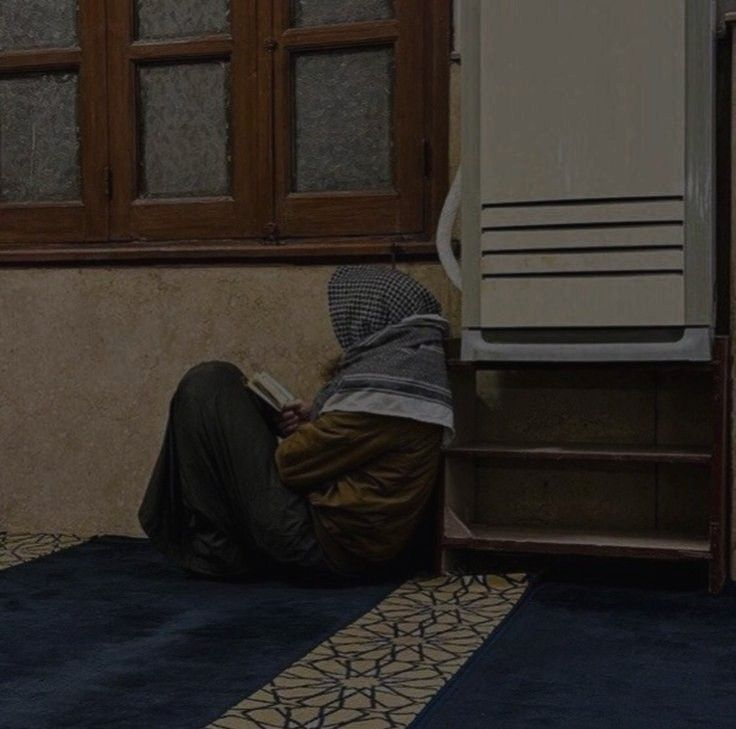
#> input picture Images/BASTANUK.jpg, 736 x 729 px
$ python 'TV Regularization.py'
#> lines starting #> are read from the running program, lines starting #| are printed output that depends on the picture
import cv2
from skimage.restoration import  denoise_tv_chambolle

image = cv2.imread('Images/BASTANUK.jpg')
#> image is the input picture: shape (729, 736, 3); mean B, G, R 40.1, 44.5, 49.7
lamda = 0.3

denoised_image = denoise_tv_chambolle(image, weight = lamda)
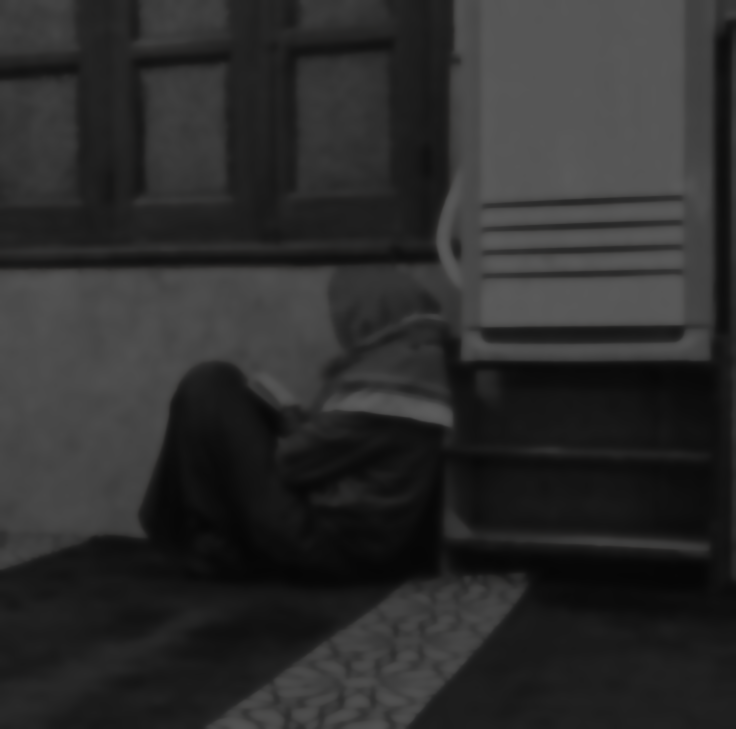
#> denoised_image: shape (729, 736, 3) float64; mean B, G, R 0.175, 0.176, 0.176
cv2.imshow('Original Image',image)
cv2.imshow('Denoised Image',denoised_image)

cv2.waitKey(0)
cv2.destroyAllWindows()

$ run again, with Images/Wise man in library.jpg copied over Images/BASTANUK.jpg
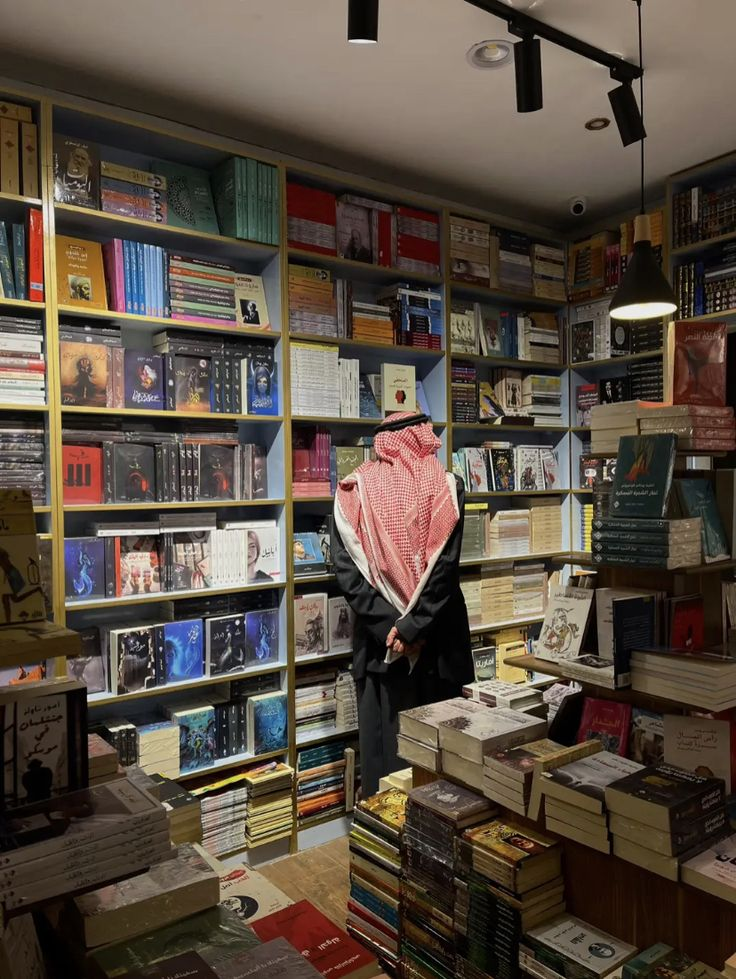
#> input picture Images/Wise man in library.jpg, 736 x 979 px
#> image is the input picture: shape (979, 736, 3); mean B, G, R 64.3, 75.7, 87.8
#> `denoised_image = denoise_tv_chambolle(image, weight = lamda)`:
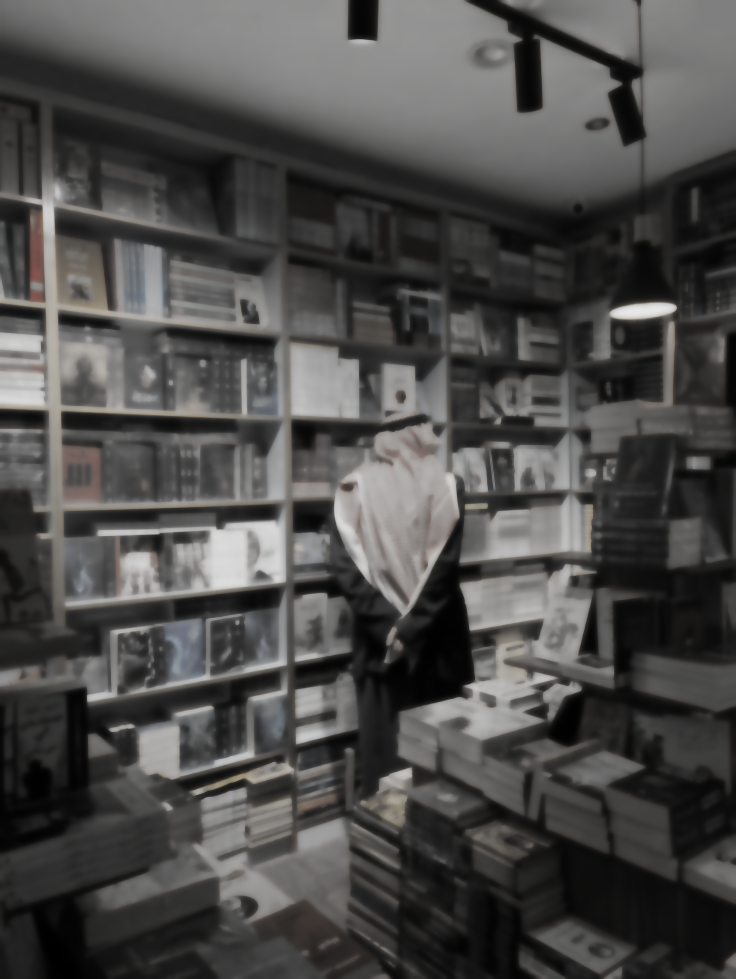
#> denoised_image: shape (979, 736, 3) float64; mean B, G, R 0.294, 0.298, 0.301
